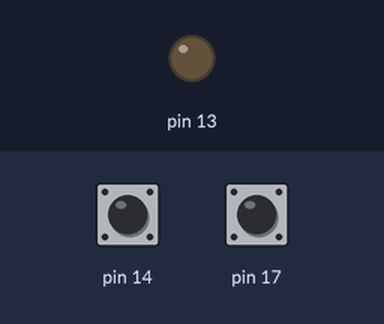
Bench run of a sketch on a simulated Arduino Leonardo, built with avr-gcc and run on an emulated ATmega32U4. Parts: output pins drawn as LEDs (lit = HIGH). The inputs (shaded band) are chosen by the test bench; at power-on: pin 17 HIGH, pin 14 HIGH.

Above: at 1.2 s.
1.3 s: pin 17 pulled LOW for 0.15 s
At 3.1 s:
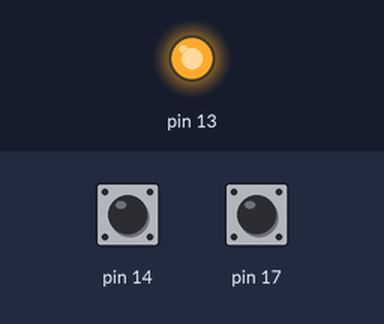
4.0 s: pin 17 pulled LOW for 1 s
At 7.9 s:
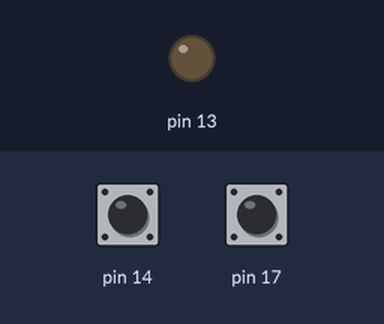
8.0 s: pin 17 pulled LOW for 3.2 s
At 8.5 s:
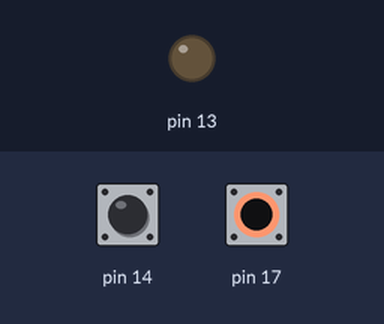
Timing chart, 0 to 11.0 s (numbered marks = the images above; inputs shaded):
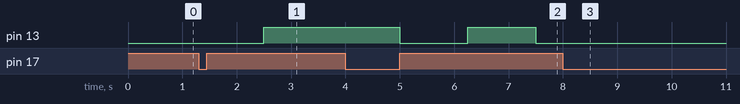

Measured:
- after the input at 1.3 s, pin 13: LOW → HIGH after 1.2 s
- after the input at 4.0 s, pin 13: HIGH → LOW after 1.0 s, → HIGH 1.3 s later, → LOW 1.3 s later
- after the input at 8.0 s, pin 13: stops changing and stays LOW

The sketch:

week1.ino
```cpp
/* Homework 1 */

#include <AStar32U4.h>

AStar32U4ButtonA buttonA;
AStar32U4ButtonC buttonC;

char button;

/* Some of these should static and in a lower scope... */
unsigned long green_last_millis;
unsigned long yellow_last_millis;

enum LED_STATE {
  ON,
  BLINK,
  OFF
} green_state, yellow_state;

/* again should be static... */
bool green_led_state = false;
bool yellow_led_state = false;

void setup()
{
  /* Initialization */
  button = 0;
  green_last_millis = 0;
  yellow_last_millis = 0;
  green_state = OFF;
  yellow_state = OFF;
}

void loop()
{
  button = 0x00;
  if (buttonA.getSingleDebouncedPress()) { button = 'a'; }

  if (buttonC.getSingleDebouncedPress()) { button = 'c'; }

  if (button == 'a') {
    green_advance_state();
  } else if (button == 'c') {
    yellow_advance_state();
  }

  unsigned long current_millis = millis();
  if (current_millis - green_last_millis >= 250) {
    green_state_execute();
    green_last_millis = current_millis;
  }

  if (current_millis - yellow_last_millis >= 1250) {
    yellow_state_execute();
    yellow_last_millis = current_millis;
  }
}

void green_state_execute()
{
  if (green_state == ON)
  {
    ledGreen(1);
  }
  else if (green_state == OFF)
  {
    ledGreen(0);
  }
  else if (green_state == BLINK)
  {
    ledGreen(green_led_state);
    green_led_state = !green_led_state;
  }
}

void yellow_state_execute()
{
  if (yellow_state == ON)
  {
    ledYellow(1);
  }
  else if (yellow_state == OFF)
  {
    ledYellow(0);
  }
  else if (yellow_state == BLINK)
  {
    ledYellow(yellow_led_state);
    yellow_led_state = !yellow_led_state;
  }
}

void yellow_advance_state()
{
  if (yellow_state == ON)
    yellow_state = BLINK;
  else if (yellow_state == BLINK)
    yellow_state = OFF;
  else if (yellow_state = OFF)
    yellow_state = ON;
}

void green_advance_state()
{
  if (green_state == ON)
    green_state = BLINK;
  else if (green_state == BLINK)
    green_state = OFF;
  else if (green_state == OFF)
    green_state = ON;
}
```
